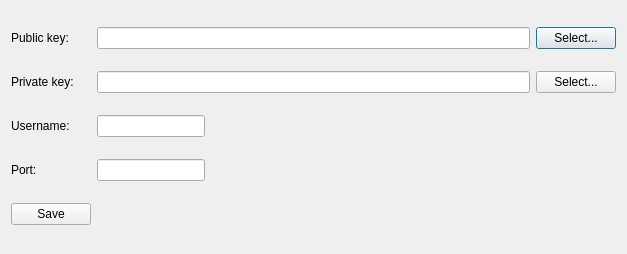
<?xml version="1.0" encoding="UTF-8"?>
<ui version="4.0">
 <class>SettingsWindow</class>
 <widget class="QDialog" name="SettingsWindow">
  <property name="geometry">
   <rect>
    <x>0</x>
    <y>0</y>
    <width>627</width>
    <height>254</height>
   </rect>
  </property>
  <property name="windowTitle">
   <string>Settings</string>
  </property>
  <layout class="QGridLayout" name="gridLayout" columnstretch="0,0,0,0,0">
   <item row="1" column="0">
    <widget class="QLabel" name="privateKeyLabel">
     <property name="text">
      <string>Private key:</string>
     </property>
    </widget>
   </item>
   <item row="0" column="0">
    <widget class="QLabel" name="publicKeyLabel">
     <property name="sizePolicy">
      <sizepolicy hsizetype="Fixed" vsizetype="Preferred">
       <horstretch>0</horstretch>
       <verstretch>0</verstretch>
      </sizepolicy>
     </property>
     <property name="text">
      <string>Public key:</string>
     </property>
    </widget>
   </item>
   <item row="0" column="4">
    <widget class="QPushButton" name="openPublicKeyFileButton">
     <property name="text">
      <string>Select...</string>
     </property>
    </widget>
   </item>
   <item row="4" column="0">
    <widget class="QPushButton" name="saveButton">
     <property name="sizePolicy">
      <sizepolicy hsizetype="Fixed" vsizetype="Fixed">
       <horstretch>0</horstretch>
       <verstretch>0</verstretch>
      </sizepolicy>
     </property>
     <property name="layoutDirection">
      <enum>Qt::LeftToRight</enum>
     </property>
     <property name="text">
      <string>Save</string>
     </property>
    </widget>
   </item>
   <item row="3" column="0">
    <widget class="QLabel" name="portLabel">
     <property name="text">
      <string>Port:</string>
     </property>
    </widget>
   </item>
   <item row="1" column="4">
    <widget class="QPushButton" name="openPrivateKeyFileButton">
     <property name="text">
      <string>Select...</string>
     </property>
    </widget>
   </item>
   <item row="2" column="0">
    <widget class="QLabel" name="usernameLabel">
     <property name="text">
      <string>Username:</string>
     </property>
    </widget>
   </item>
   <item row="0" column="2">
    <widget class="QLineEdit" name="publicKeyPathEdit">
     <property name="maxLength">
      <number>1024</number>
     </property>
    </widget>
   </item>
   <item row="1" column="2">
    <widget class="QLineEdit" name="privateKeyPathEdit">
     <property name="maxLength">
      <number>1024</number>
     </property>
    </widget>
   </item>
   <item row="2" column="2">
    <widget class="QLineEdit" name="usernameEdit">
     <property name="sizePolicy">
      <sizepolicy hsizetype="Maximum" vsizetype="Fixed">
       <horstretch>0</horstretch>
       <verstretch>0</verstretch>
      </sizepolicy>
     </property>
     <property name="maxLength">
      <number>32</number>
     </property>
    </widget>
   </item>
   <item row="3" column="2">
    <widget class="QLineEdit" name="portEdit">
     <property name="sizePolicy">
      <sizepolicy hsizetype="Maximum" vsizetype="Fixed">
       <horstretch>0</horstretch>
       <verstretch>0</verstretch>
      </sizepolicy>
     </property>
     <property name="maxLength">
      <number>5</number>
     </property>
    </widget>
   </item>
  </layout>
 </widget>
 <resources/>
 <connections/>
</ui>
